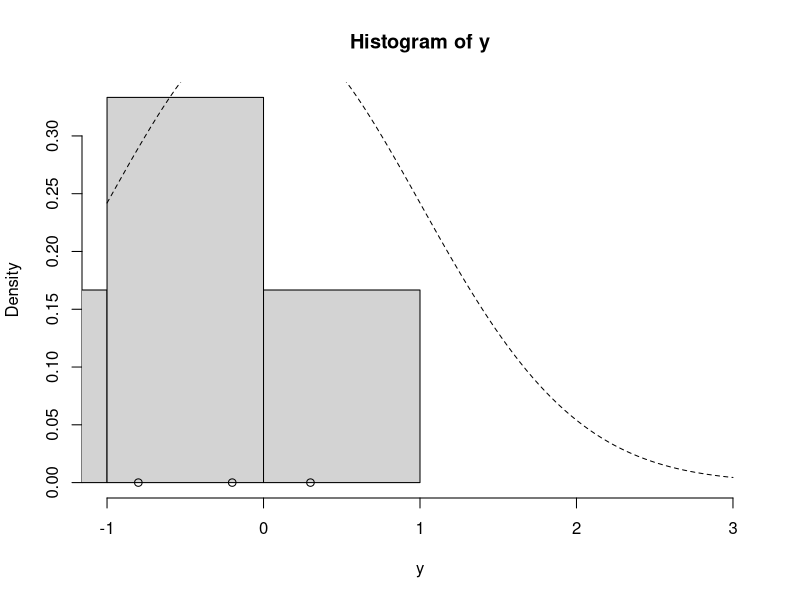
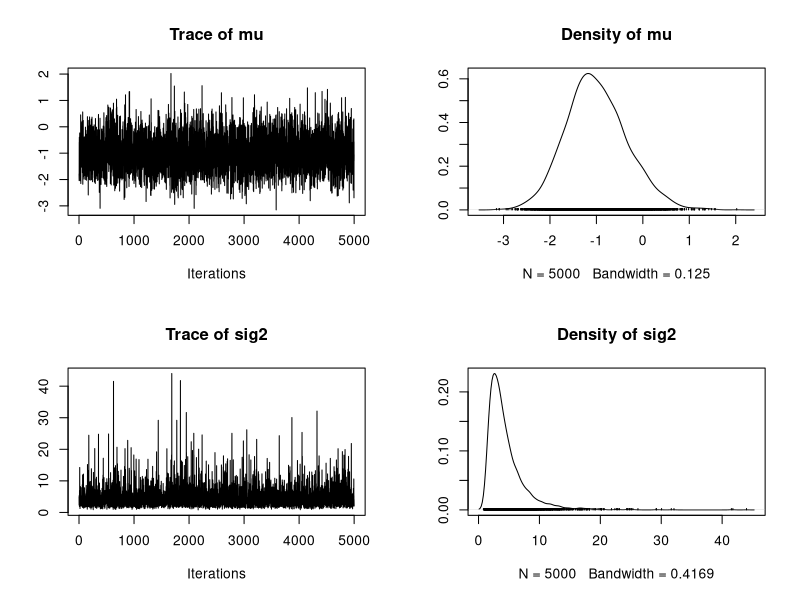

Write the R code that produced these figures, in order.
#Q7

update_mu = function(n, ybar, sig2, mu_0, sig2_0) {
  sig2_1 = 1.0 / (n / sig2 + 1.0 / sig2_0)
  mu_1 = sig2_1 * (n * ybar / sig2 + mu_0 / sig2_0)
  rnorm(n=1, mean=mu_1, sd=sqrt(sig2_1))
}

update_sig2 = function(n, y, mu, nu_0, beta_0) {
  nu_1 = nu_0 + n / 2.0
  sumsq = sum( (y - mu)^2 ) # vectorized
  beta_1 = beta_0 + sumsq / 2.0
  out_gamma = rgamma(n=1, shape=nu_1, rate=beta_1) # rate for gamma is shape for inv-gamma
  1.0 / out_gamma # reciprocal of a gamma random variable is distributed inv-gamma
}

gibbs = function(y, n_iter, init, prior) {
  ybar = mean(y)
  n = length(y)
  
  ## initialize
  mu_out = numeric(n_iter)
  sig2_out = numeric(n_iter)
  
  mu_now = init$mu
  
  ## Gibbs sampler
  for (i in 1:n_iter) {
    sig2_now = update_sig2(n=n, y=y, mu=mu_now, nu_0=prior$nu_0, beta_0=prior$beta_0)
    mu_now = update_mu(n=n, ybar=ybar, sig2=sig2_now, mu_0=prior$mu_0, sig2_0=prior$sig2_0)
    
    sig2_out[i] = sig2_now
    mu_out[i] = mu_now
  }
  
  cbind(mu=mu_out, sig2=sig2_out)
}

y = c(-0.2, -1.5, -5.3, 0.3, -0.8, -2.2)
ybar = mean(y)
n = length(y)

## prior
prior = list()
prior$mu_0 = 0.0
prior$sig2_0 = 1.0
prior$n_0 = 2.0 # prior effective sample size for sig2
prior$s2_0 = 1.0 # prior point estimate for sig2
prior$nu_0 = prior$n_0 / 2.0 # prior parameter for inverse-gamma
prior$beta_0 = prior$n_0 * prior$s2_0 / 2.0 # prior parameter for inverse-gamma

hist(y, freq=FALSE, xlim=c(-1.0, 3.0)) # histogram of the data
curve(dnorm(x=x, mean=prior$mu_0, sd=sqrt(prior$sig2_0)), lty=2, add=TRUE) # prior for mu
points(y, rep(0,n), pch=1) # individual data points
points(ybar, 0, pch=19) # sample mean

set.seed(53)

init = list()
init$mu = 0.0

post = gibbs(y=y, n_iter=5e3, init=init, prior=prior)

head(post)

library("coda")
plot(as.mcmc(post))

summary(as.mcmc(post))

# Q8
prior$mu_0 = 1.0
prior$sig2_0 = 1.0
post8 = gibbs(y=y, n_iter=5e3, init=init, prior=prior)
summary(as.mcmc(post8))